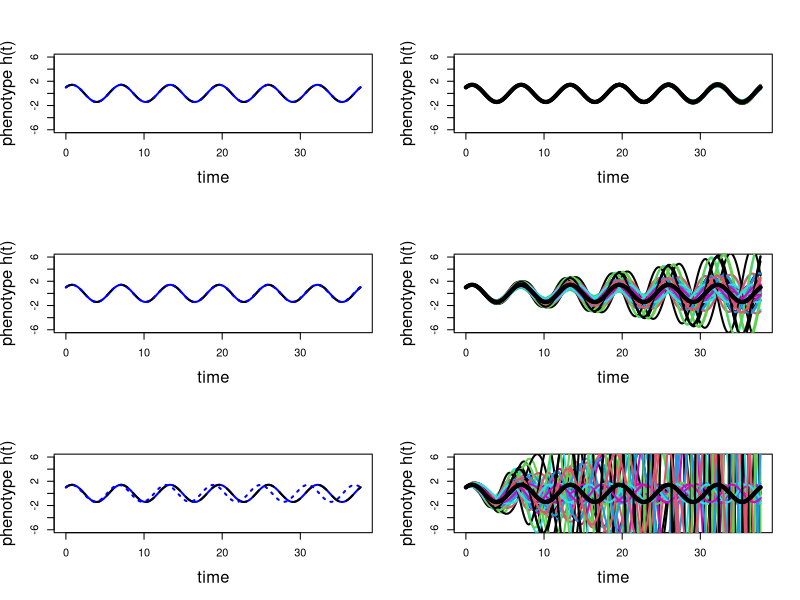

This chart was generated by the following R code:
## ---- chunk 1
library(expm)
# System drift Figure 5 plot

A0 <- matrix(c(0,-1,1,0), nrow=2)
B <- matrix(c(1,1), ncol=1)
C <- matrix(c(1,0), nrow=1)

A_fn <- function (tau) { 
    matrix(c(tau/(tau+1), -(2*tau*(tau+1)+1)/(tau+1), 
             1/(tau+1), -tau/(tau+1)), nrow=2) 
}

tt <- seq(0,6*2*pi, length.out=500)

h <- function (t,tau=0,A=A_fn(tau)) { sapply(t, function (tt) C %*% expm(tt*A) %*% B) }


F1 <- function (tau1,tau2) { (A_fn(tau1)+A_fn(tau2))/2 }

get_F2s <- function(tau1, tau2) 
    {
        vc <- function(tau1, tau2, x, y) 
            {
                out <- c(A_fn(tau1)[x,y], A_fn(tau2)[x,y])
                return(out)
            }
        mlist <- list()
        count <- 1
        for (i in 1:2) 
            {
                for (j in 1:2) 
                    {
                        for (k in 1:2) 
                            {
                                for (l in 1:2)
                                    {
                                        mlist[[count]] <- matrix(c(vc(tau1, tau2, 1, 1)[i], vc(tau1, tau2, 2, 1)[j], vc(tau1, tau2, 1, 2)[k], vc(tau1, tau2, 2, 2)[l]),2,2)
count <- count + 1
                                    }
                            }
                }
            }
        f2list <- list()
        count2 <- 1
        for(i in 1:length(mlist)) 
            {
                for (j in 1:length(mlist))
                    {
                        f2list[[count2]] <- (mlist[[i]] + mlist[[j]])/2
                        count2 <- count2 + 1
                    }
            }
    return(unique(f2list))
}


hhf0 <- sapply( list(A_fn(0), A_fn(0)), function (A) { sapply(tt, h, A=A) } )

hhf1_1 <- sapply( list(A_fn(0), A_fn(0.01), F1(0, 0.01)), function (A) { sapply(tt, h, A=A) } )
hhf1_2 <- sapply( list(A_fn(0), A_fn(0.1), F1(0, 0.1)), function (A) { sapply(tt, h, A=A) } )
hhf1_3 <- sapply( list(A_fn(0), A_fn(0.5), F1(0, 0.5)), function (A) { sapply(tt, h, A=A) } )

hhf2_1 <- sapply( get_F2s(0, 0.01), function (A) { sapply(tt, h, A=A) } )
hhf2_2 <- sapply( get_F2s(0, 0.1), function (A) { sapply(tt, h, A=A) } )
hhf2_3 <- sapply( get_F2s(0, 0.5), function (A) { sapply(tt, h, A=A) } )


## ---- chunk 2

par(mfrow=c(3,2))
matplot(tt, hhf1_1, type='l', xlab="time", ylab="phenotype h(t)", lwd=2, ylim=c(-6,6), col=c("blue", "black"), cex.lab=1.5)
matplot(tt, hhf2_1, type='l', xlab="time", ylab="phenotype h(t)", lty=1, lwd=2, ylim=c(-6,6), cex.lab=1.5)
matlines(tt, hhf0, type='l', xlab="time", ylab="phenotype h(t)", lty=1, ylim=c(-6,6), cex.lab=1.5, col="black", lwd=4)
matplot(tt, hhf1_2, type='l', xlab="time", ylab="phenotype h(t)", lwd=2, ylim=c(-6,6), col=c("blue", "black"), cex.lab=1.5)
matplot(tt, hhf2_2, type='l', xlab="time", ylab="phenotype h(t)", lty=1, lwd=2, ylim=c(-6,6), cex.lab=1.5)
matlines(tt, hhf0, type='l', xlab="time", ylab="phenotype h(t)", lty=1, ylim=c(-6,6), cex.lab=1.5, col="black", lwd=4)
matplot(tt, hhf1_3, type='l', xlab="time", ylab="phenotype h(t)", lwd=2, ylim=c(-6,6), col=c("blue", "black"), cex.lab=1.5)
matplot(tt, hhf2_3, type='l', xlab="time", ylab="phenotype h(t)", lty=1, lwd=2, ylim=c(-6,6), cex.lab=1.5)
matlines(tt, hhf0, type='l', xlab="time", ylab="phenotype h(t)", lty=1, ylim=c(-6,6), cex.lab=1.5, col="black", lwd=4)
